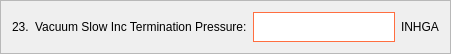
           <widget class="QFrame" name="frame_24">
            <property name="geometry">
             <rect>
              <x>70</x>
              <y>1150</y>
              <width>451</width>
              <height>51</height>
             </rect>
            </property>
            <property name="frameShape">
             <enum>QFrame::StyledPanel</enum>
            </property>
            <property name="frameShadow">
             <enum>QFrame::Raised</enum>
            </property>
            <layout class="QHBoxLayout" name="horizontalLayout_24">
             <item>
              <widget class="QLabel" name="label_64">
               <property name="styleSheet">
                <string notr="true">color: black;
font: 12pt &quot;Segoe UI&quot;;</string>
               </property>
               <property name="text">
                <string>23.</string>
               </property>
              </widget>
             </item>
             <item>
              <widget class="QLabel" name="label_65">
               <property name="styleSheet">
                <string notr="true">color: black;
font: 12pt &quot;Segoe UI&quot;;</string>
               </property>
               <property name="text">
                <string>Vacuum Slow Inc Termination Pressure:</string>
               </property>
              </widget>
             </item>
             <item>
              <widget class="QLineEdit" name="nombre_line_edit_21">
               <property name="minimumSize">
                <size>
                 <width>0</width>
                 <height>30</height>
                </size>
               </property>
               <property name="styleSheet">
                <string notr="true">background-color: white;
border: 1px solid #ff6e40;</string>
               </property>
              </widget>
             </item>
             <item>
              <widget class="QLabel" name="label_66">
               <property name="styleSheet">
                <string notr="true">color: black;
font: 12pt &quot;Segoe UI&quot;;</string>
               </property>
               <property name="text">
                <string>INHGA</string>
               </property>
              </widget>
             </item>
            </layout>
           </widget>
